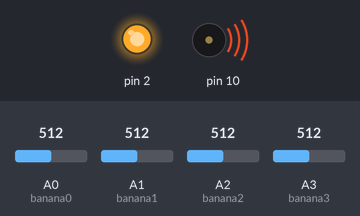
Recording of a sketch running on a simulated Arduino Uno, built with avr-gcc and run on an emulated ATmega328P. Parts: output pins drawn as LEDs (lit = HIGH), buzzer (waves = sounding). The test bench sets the inputs (shaded band); at power-on: A0 (banana0) = 512, A1 (banana1) = 512, A2 (banana2) = 512, A3 (banana3) = 512. What the sketch prints to the serial monitor is not drawn.

Above: at 0.1 s.
Timing chart, 0 to 1.6 s (numbered marks = the images above):
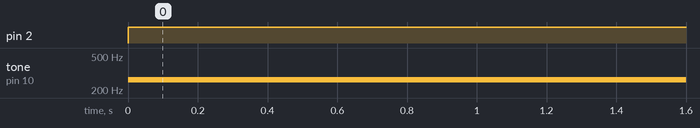

Measured:
- by itself, pin 2: LOW → HIGH at 0.00 s
- by itself, tone on pin 10: silent → 264 Hz at 0.00 s

The sketch:

completo.ino
```cpp
// define as portas analógicas de 0 a 3 como as bananas 0 a 3
int banana0 = A0;
int banana1 = A1;
int banana2 = A2;
int banana3 = A3;

// a rotina de setup corre uma vez no início do programa e sempre que o butão reset é pressionado
void setup() {
  Serial.begin(9600);

  // define as bananas como portas INPUT_PULLUP e o OUTPUT
  pinMode(banana0, INPUT_PULLUP);
  pinMode(banana1, INPUT_PULLUP);
  pinMode(banana2, INPUT_PULLUP);
  pinMode(banana3, INPUT_PULLUP);
  pinMode(2, OUTPUT);
  pinMode(10, OUTPUT);
}

// a rotina loop corre infinitamente até que o o botão reset seja pressionado
void loop() {
  //  obter leituras dos pinos analógicos
  float reading0 = analogRead(banana0);
  float reading1 = analogRead(banana1);
  float reading2 = analogRead(banana2);
  float reading3 = analogRead(banana3);

  // converter as leituras analógicas (valores de 0 a 1023) para tensões (0 a 5V):
  float voltage0 = reading0 * (5.0 / 1023.0);
  float voltage1 = reading1 * (5.0 / 1023.0);
  float voltage2 = reading2 * (5.0 / 1023.0);
  float voltage3 = reading3 * (5.0 / 1023.0);

  // verificação das tensões para ver qual banana foi pressionada e tocar o som e acender o led para cada uma
  if(voltage0 < 4.9){
    digitalWrite(2, HIGH);
    tone(10, 264, 0.1);
  }
  else if(voltage1 < 4.9){
    digitalWrite(2, HIGH);
    tone(10, 297, 0.1);
  }
  else if(voltage2 < 4.9){
    digitalWrite(2, HIGH);
    tone(10, 330, 0.1);
  }
  else if(voltage3 < 4.9){
    digitalWrite(2, HIGH);
    tone(10, 352, 0.1);
  }
  else{
    digitalWrite(2, LOW);
    noTone(10);
  }

  // print da leitura da banana0:
  Serial.println(voltage0);
}
```
